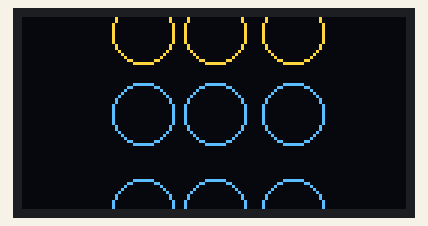
A sketch run on a simulated Arduino Uno, built with avr-gcc and run on an emulated ATmega328P. Parts: 128×64 one-colour display. The OLED is the two-colour kind (top 16 rows yellow).

Above: at 2.3 s.

The sketch:

sketch5.ino
```cpp
/*********
  Rui Santos
  Complete project details at https://randomnerdtutorials.com
*********/

#include <Wire.h>
#include <Adafruit_GFX.h>
#include <Adafruit_SSD1306.h>

#define SCREEN_WIDTH 128
#define SCREEN_HEIGHT 64

// Declaration for an SSD1306 display connected to I2C (SDA, SCL pins)
Adafruit_SSD1306 display(SCREEN_WIDTH, SCREEN_HEIGHT, &Wire, -1);

void setup() {
  Serial.begin(115200);

  if(!display.begin(SSD1306_SWITCHCAPVCC, 0x3C)) {
    Serial.println(F("SSD1306 allocation failed"));
    for(;;);
  }
  delay(2000); // Pause for 2 seconds

  // Clear the buffer
  display.clearDisplay();

//circles
  display.drawCircle(64, 32, 10, WHITE);
  display.display();

  display.drawCircle(64, 64, 10, WHITE );
  display.display();

  display.drawCircle(90, 64, 10, WHITE);
  display.display();

  display.drawCircle(40, 64, 10, WHITE);
  display.display();

  display.drawCircle(90, 32, 10, WHITE);
  display.display();

  display.drawCircle(40, 32, 10, WHITE);
  display.display();

  display.drawCircle(40, 5, 10, WHITE);
  display.display();

  display.drawCircle(64, 5, 10, WHITE);
  display.display();

display.drawCircle(90, 5, 10, WHITE);
display.display();


}

void loop() {

}
```
